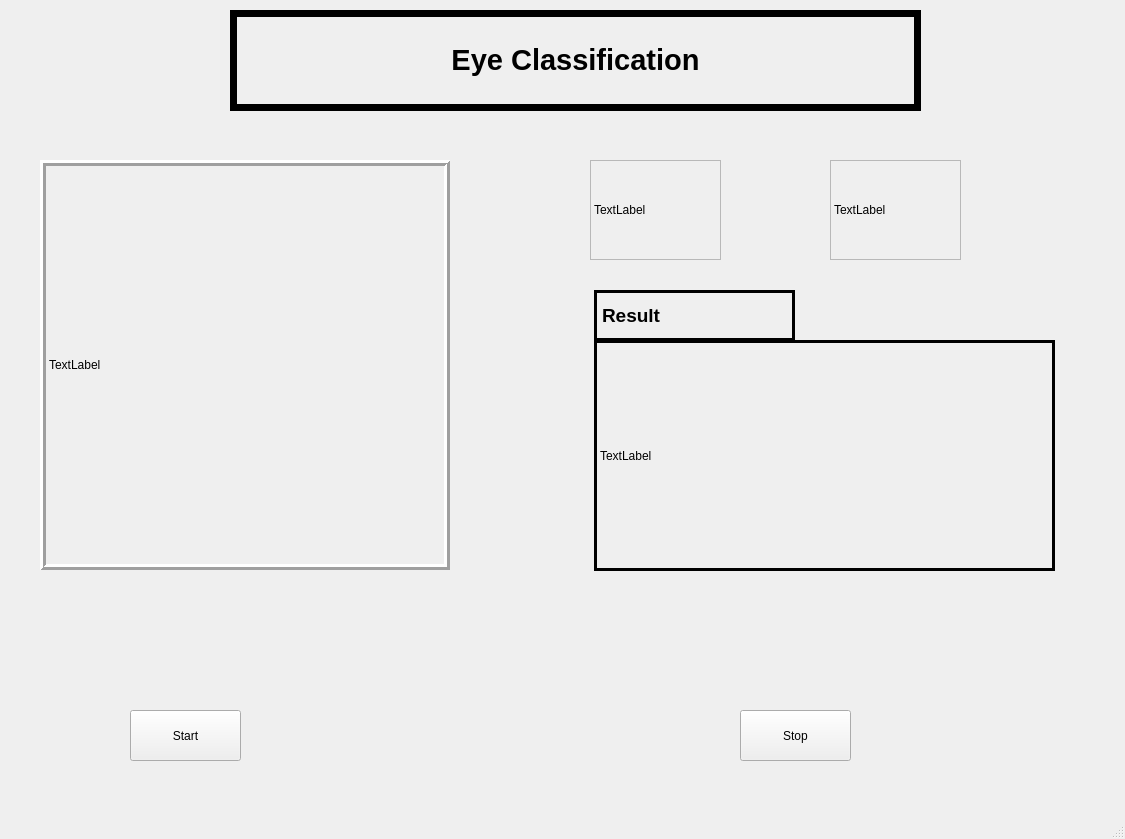
<?xml version="1.0" encoding="UTF-8"?>
<ui version="4.0">
 <class>MainWindow</class>
 <widget class="QMainWindow" name="MainWindow">
  <property name="geometry">
   <rect>
    <x>0</x>
    <y>0</y>
    <width>1125</width>
    <height>839</height>
   </rect>
  </property>
  <property name="windowTitle">
   <string>MainWindow</string>
  </property>
  <widget class="QWidget" name="centralwidget">
   <widget class="QLabel" name="Head">
    <property name="geometry">
     <rect>
      <x>230</x>
      <y>10</y>
      <width>691</width>
      <height>101</height>
     </rect>
    </property>
    <property name="sizePolicy">
     <sizepolicy hsizetype="Preferred" vsizetype="Preferred">
      <horstretch>0</horstretch>
      <verstretch>0</verstretch>
     </sizepolicy>
    </property>
    <property name="font">
     <font>
      <pointsize>22</pointsize>
      <weight>75</weight>
      <bold>true</bold>
     </font>
    </property>
    <property name="frameShape">
     <enum>QFrame::Panel</enum>
    </property>
    <property name="lineWidth">
     <number>7</number>
    </property>
    <property name="midLineWidth">
     <number>33</number>
    </property>
    <property name="text">
     <string>Eye Classification</string>
    </property>
    <property name="textFormat">
     <enum>Qt::RichText</enum>
    </property>
    <property name="scaledContents">
     <bool>false</bool>
    </property>
    <property name="alignment">
     <set>Qt::AlignCenter</set>
    </property>
   </widget>
   <widget class="QLabel" name="Face">
    <property name="geometry">
     <rect>
      <x>40</x>
      <y>160</y>
      <width>410</width>
      <height>410</height>
     </rect>
    </property>
    <property name="frameShape">
     <enum>QFrame::Box</enum>
    </property>
    <property name="frameShadow">
     <enum>QFrame::Raised</enum>
    </property>
    <property name="lineWidth">
     <number>3</number>
    </property>
    <property name="text">
     <string>TextLabel</string>
    </property>
   </widget>
   <widget class="QLabel" name="Left">
    <property name="geometry">
     <rect>
      <x>590</x>
      <y>160</y>
      <width>131</width>
      <height>100</height>
     </rect>
    </property>
    <property name="frameShape">
     <enum>QFrame::StyledPanel</enum>
    </property>
    <property name="frameShadow">
     <enum>QFrame::Raised</enum>
    </property>
    <property name="lineWidth">
     <number>3</number>
    </property>
    <property name="text">
     <string>TextLabel</string>
    </property>
   </widget>
   <widget class="QLabel" name="Right">
    <property name="enabled">
     <bool>true</bool>
    </property>
    <property name="geometry">
     <rect>
      <x>830</x>
      <y>160</y>
      <width>131</width>
      <height>100</height>
     </rect>
    </property>
    <property name="frameShape">
     <enum>QFrame::StyledPanel</enum>
    </property>
    <property name="frameShadow">
     <enum>QFrame::Raised</enum>
    </property>
    <property name="lineWidth">
     <number>3</number>
    </property>
    <property name="text">
     <string>TextLabel</string>
    </property>
   </widget>
   <widget class="QLabel" name="label_3">
    <property name="geometry">
     <rect>
      <x>594</x>
      <y>290</y>
      <width>201</width>
      <height>51</height>
     </rect>
    </property>
    <property name="font">
     <font>
      <pointsize>14</pointsize>
      <weight>75</weight>
      <bold>true</bold>
     </font>
    </property>
    <property name="frameShape">
     <enum>QFrame::Box</enum>
    </property>
    <property name="lineWidth">
     <number>3</number>
    </property>
    <property name="text">
     <string>Result</string>
    </property>
   </widget>
   <widget class="QLabel" name="label">
    <property name="geometry">
     <rect>
      <x>594</x>
      <y>340</y>
      <width>461</width>
      <height>231</height>
     </rect>
    </property>
    <property name="frameShape">
     <enum>QFrame::Box</enum>
    </property>
    <property name="lineWidth">
     <number>3</number>
    </property>
    <property name="text">
     <string>TextLabel</string>
    </property>
   </widget>
   <widget class="QPushButton" name="pushButton">
    <property name="geometry">
     <rect>
      <x>130</x>
      <y>710</y>
      <width>111</width>
      <height>51</height>
     </rect>
    </property>
    <property name="text">
     <string>Start</string>
    </property>
   </widget>
   <widget class="QPushButton" name="pushButton_2">
    <property name="geometry">
     <rect>
      <x>740</x>
      <y>710</y>
      <width>111</width>
      <height>51</height>
     </rect>
    </property>
    <property name="text">
     <string>Stop</string>
    </property>
   </widget>
  </widget>
  <widget class="QMenuBar" name="menubar">
   <property name="geometry">
    <rect>
     <x>0</x>
     <y>0</y>
     <width>1125</width>
     <height>26</height>
    </rect>
   </property>
  </widget>
  <widget class="QStatusBar" name="statusbar"/>
 </widget>
 <resources/>
 <connections/>
</ui>
